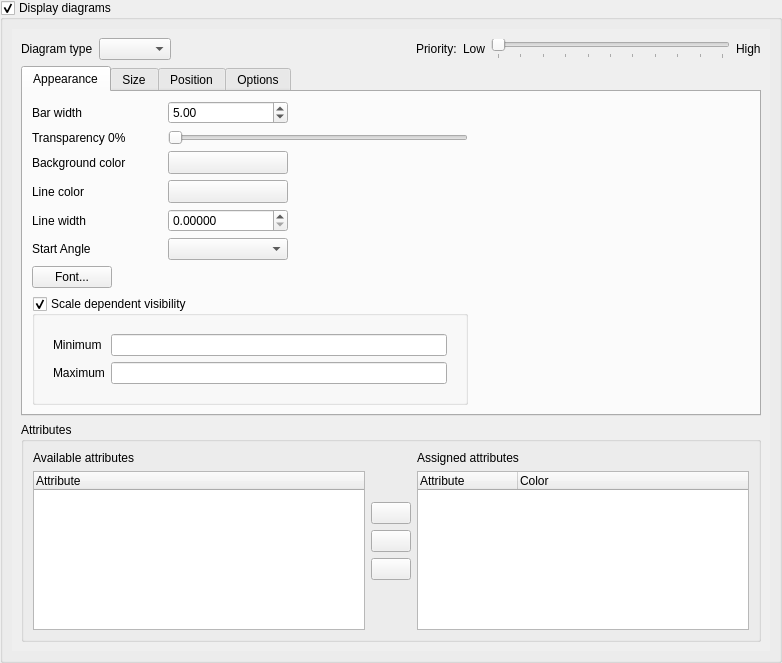
<?xml version="1.0" encoding="UTF-8"?>
<ui version="4.0">
 <class>QgsDiagramPropertiesBase</class>
 <widget class="QWidget" name="QgsDiagramPropertiesBase">
  <property name="geometry">
   <rect>
    <x>0</x>
    <y>0</y>
    <width>782</width>
    <height>663</height>
   </rect>
  </property>
  <layout class="QVBoxLayout" name="verticalLayout">
   <property name="leftMargin">
    <number>0</number>
   </property>
   <property name="topMargin">
    <number>0</number>
   </property>
   <property name="rightMargin">
    <number>0</number>
   </property>
   <property name="bottomMargin">
    <number>0</number>
   </property>
   <item>
    <widget class="QGroupBox" name="mDisplayDiagramsGroupBox">
     <property name="title">
      <string>Display diagrams</string>
     </property>
     <property name="checkable">
      <bool>true</bool>
     </property>
     <layout class="QVBoxLayout" name="verticalLayout_8">
      <item>
       <widget class="QScrollArea" name="mDiagramPropertiesScrollArea">
        <property name="frameShape">
         <enum>QFrame::NoFrame</enum>
        </property>
        <property name="frameShadow">
         <enum>QFrame::Plain</enum>
        </property>
        <property name="widgetResizable">
         <bool>true</bool>
        </property>
        <widget class="QWidget" name="mScrollAreaWidgetContents">
         <property name="geometry">
          <rect>
           <x>0</x>
           <y>0</y>
           <width>756</width>
           <height>627</height>
          </rect>
         </property>
         <layout class="QVBoxLayout" name="scrollAreaLayout">
          <item>
           <layout class="QHBoxLayout" name="diagramTypeAndPriorityLayout">
            <item>
             <widget class="QLabel" name="mTypeLabel">
              <property name="text">
               <string>Diagram type</string>
              </property>
             </widget>
            </item>
            <item>
             <widget class="QComboBox" name="mDiagramTypeComboBox"/>
            </item>
            <item>
             <spacer name="horizontalSpacer">
              <property name="orientation">
               <enum>Qt::Horizontal</enum>
              </property>
              <property name="sizeHint" stdset="0">
               <size>
                <width>20</width>
                <height>20</height>
               </size>
              </property>
             </spacer>
            </item>
            <item>
             <widget class="QLabel" name="mPriorityLabel">
              <property name="text">
               <string>Priority:</string>
              </property>
             </widget>
            </item>
            <item>
             <widget class="QLabel" name="mPriorityLowLabel">
              <property name="text">
               <string>Low</string>
              </property>
             </widget>
            </item>
            <item>
             <widget class="QSlider" name="mPrioritySlider">
              <property name="maximum">
               <number>10</number>
              </property>
              <property name="orientation">
               <enum>Qt::Horizontal</enum>
              </property>
              <property name="invertedAppearance">
               <bool>false</bool>
              </property>
              <property name="invertedControls">
               <bool>false</bool>
              </property>
              <property name="tickPosition">
               <enum>QSlider::TicksBelow</enum>
              </property>
              <property name="tickInterval">
               <number>1</number>
              </property>
             </widget>
            </item>
            <item>
             <widget class="QLabel" name="mPriorityHighLabel">
              <property name="text">
               <string>High</string>
              </property>
             </widget>
            </item>
           </layout>
          </item>
          <item>
           <layout class="QHBoxLayout" name="appearanceLayout"/>
          </item>
          <item>
           <widget class="QTabWidget" name="mDiagramPropertiesTabWidget">
            <property name="currentIndex">
             <number>0</number>
            </property>
            <widget class="QWidget" name="mDiagramPropertiesTabWidgetPage1">
             <attribute name="title">
              <string>Appearance</string>
             </attribute>
             <layout class="QGridLayout" name="gridLayout_8">
              <item row="0" column="0" rowspan="2">
               <layout class="QGridLayout" name="gridLayout">
                <item row="4" column="2">
                 <widget class="QgsColorButtonV2" name="mDiagramPenColorButton">
                  <property name="minimumSize">
                   <size>
                    <width>120</width>
                    <height>0</height>
                   </size>
                  </property>
                  <property name="maximumSize">
                   <size>
                    <width>120</width>
                    <height>16777215</height>
                   </size>
                  </property>
                  <property name="text">
                   <string/>
                  </property>
                 </widget>
                </item>
                <item row="3" column="1">
                 <widget class="QLabel" name="mBackgroundColorLabel">
                  <property name="text">
                   <string>Background color</string>
                  </property>
                 </widget>
                </item>
                <item row="4" column="1">
                 <widget class="QLabel" name="mPenColorLabel">
                  <property name="text">
                   <string>Line color</string>
                  </property>
                 </widget>
                </item>
                <item row="5" column="1">
                 <widget class="QLabel" name="mPenWidthLabel">
                  <property name="text">
                   <string>Line width</string>
                  </property>
                 </widget>
                </item>
                <item row="7" column="1">
                 <widget class="QPushButton" name="mDiagramFontButton">
                  <property name="sizePolicy">
                   <sizepolicy hsizetype="Fixed" vsizetype="Fixed">
                    <horstretch>0</horstretch>
                    <verstretch>0</verstretch>
                   </sizepolicy>
                  </property>
                  <property name="text">
                   <string>Font...</string>
                  </property>
                 </widget>
                </item>
                <item row="1" column="1">
                 <widget class="QLabel" name="mBarWidthLabel">
                  <property name="text">
                   <string>Bar width</string>
                  </property>
                 </widget>
                </item>
                <item row="2" column="1">
                 <widget class="QLabel" name="mTransparencyLabel">
                  <property name="minimumSize">
                   <size>
                    <width>130</width>
                    <height>0</height>
                   </size>
                  </property>
                  <property name="text">
                   <string>Transparency 0%</string>
                  </property>
                 </widget>
                </item>
                <item row="2" column="2" colspan="2">
                 <widget class="QSlider" name="mTransparencySlider">
                  <property name="minimumSize">
                   <size>
                    <width>300</width>
                    <height>0</height>
                   </size>
                  </property>
                  <property name="maximum">
                   <number>255</number>
                  </property>
                  <property name="orientation">
                   <enum>Qt::Horizontal</enum>
                  </property>
                 </widget>
                </item>
                <item row="1" column="2">
                 <widget class="QDoubleSpinBox" name="mBarWidthSpinBox">
                  <property name="minimum">
                   <double>0.010000000000000</double>
                  </property>
                  <property name="value">
                   <double>5.000000000000000</double>
                  </property>
                 </widget>
                </item>
                <item row="5" column="2">
                 <widget class="QDoubleSpinBox" name="mPenWidthSpinBox">
                  <property name="decimals">
                   <number>5</number>
                  </property>
                  <property name="maximum">
                   <double>99999.990000000005239</double>
                  </property>
                 </widget>
                </item>
                <item row="3" column="2">
                 <widget class="QgsColorButtonV2" name="mBackgroundColorButton">
                  <property name="minimumSize">
                   <size>
                    <width>120</width>
                    <height>0</height>
                   </size>
                  </property>
                  <property name="maximumSize">
                   <size>
                    <width>120</width>
                    <height>16777215</height>
                   </size>
                  </property>
                  <property name="text">
                   <string/>
                  </property>
                 </widget>
                </item>
                <item row="6" column="1">
                 <widget class="QLabel" name="mAngleOffsetLabel">
                  <property name="text">
                   <string>Start Angle</string>
                  </property>
                 </widget>
                </item>
                <item row="6" column="2">
                 <widget class="QComboBox" name="mAngleOffsetComboBox"/>
                </item>
               </layout>
              </item>
              <item row="2" column="0">
               <widget class="QGroupBox" name="mVisibilityGroupBox">
                <property name="toolTip">
                 <string>Only show diagrams with a size inside the specified range.</string>
                </property>
                <property name="whatsThis">
                 <string>Hide diagrams with a size outside the specified range.</string>
                </property>
                <property name="title">
                 <string>Scale dependent visibility</string>
                </property>
                <property name="checkable">
                 <bool>true</bool>
                </property>
                <layout class="QGridLayout" name="gridLayout_18">
                 <item row="1" column="1">
                  <widget class="QFrame" name="mScaleDependentVisibilityOptionsFrame">
                   <property name="frameShape">
                    <enum>QFrame::NoFrame</enum>
                   </property>
                   <property name="frameShadow">
                    <enum>QFrame::Plain</enum>
                   </property>
                   <layout class="QGridLayout" name="gridLayout_3">
                    <item row="0" column="0">
                     <widget class="QLabel" name="mMinimumDiagramScaleLabel">
                      <property name="text">
                       <string>Minimum</string>
                      </property>
                     </widget>
                    </item>
                    <item row="1" column="0">
                     <widget class="QLabel" name="mMaximumDiagramScaleLabel">
                      <property name="text">
                       <string>Maximum</string>
                      </property>
                     </widget>
                    </item>
                    <item row="0" column="1">
                     <widget class="QLineEdit" name="mMinimumDiagramScaleLineEdit"/>
                    </item>
                    <item row="1" column="1">
                     <widget class="QLineEdit" name="mMaximumDiagramScaleLineEdit"/>
                    </item>
                   </layout>
                  </widget>
                 </item>
                </layout>
               </widget>
              </item>
              <item row="0" column="1">
               <spacer name="horizontalSpacer_6">
                <property name="orientation">
                 <enum>Qt::Horizontal</enum>
                </property>
                <property name="sizeHint" stdset="0">
                 <size>
                  <width>0</width>
                  <height>20</height>
                 </size>
                </property>
               </spacer>
              </item>
             </layout>
            </widget>
            <widget class="QWidget" name="mDiagramPropertiesTabWidgetPage2">
             <attribute name="title">
              <string>Size</string>
             </attribute>
             <layout class="QGridLayout" name="gridLayout_7">
              <item row="1" column="0">
               <widget class="QCheckBox" name="mFixedSizeCheckBox">
                <property name="text">
                 <string>Fixed size</string>
                </property>
               </widget>
              </item>
              <item row="12" column="0">
               <spacer name="verticalSpacer_4">
                <property name="orientation">
                 <enum>Qt::Vertical</enum>
                </property>
                <property name="sizeHint" stdset="0">
                 <size>
                  <width>20</width>
                  <height>0</height>
                 </size>
                </property>
               </spacer>
              </item>
              <item row="4" column="0">
               <widget class="QLabel" name="mDiagramUnitsLabel">
                <property name="text">
                 <string>Size units</string>
                </property>
               </widget>
              </item>
              <item row="4" column="1">
               <widget class="QComboBox" name="mDiagramUnitComboBox"/>
              </item>
              <item row="1" column="1">
               <widget class="QDoubleSpinBox" name="mDiagramSizeSpinBox">
                <property name="enabled">
                 <bool>false</bool>
                </property>
                <property name="decimals">
                 <number>5</number>
                </property>
                <property name="maximum">
                 <double>9999999.990000000223517</double>
                </property>
               </widget>
              </item>
              <item row="1" column="2">
               <spacer name="horizontalSpacer_2">
                <property name="orientation">
                 <enum>Qt::Horizontal</enum>
                </property>
                <property name="sizeHint" stdset="0">
                 <size>
                  <width>0</width>
                  <height>20</height>
                 </size>
                </property>
               </spacer>
              </item>
              <item row="6" column="0" colspan="3">
               <widget class="QFrame" name="mLinearScaleFrame">
                <property name="frameShape">
                 <enum>QFrame::NoFrame</enum>
                </property>
                <property name="frameShadow">
                 <enum>QFrame::Plain</enum>
                </property>
                <layout class="QVBoxLayout" name="verticalLayout_3">
                 <property name="leftMargin">
                  <number>0</number>
                 </property>
                 <property name="topMargin">
                  <number>0</number>
                 </property>
                 <property name="rightMargin">
                  <number>0</number>
                 </property>
                 <property name="bottomMargin">
                  <number>0</number>
                 </property>
                 <item>
                  <widget class="QLabel" name="mLinearlyScalingLabel">
                   <property name="text">
                    <string>Scale linearly between 0 and the following attribute value / diagram size:</string>
                   </property>
                   <property name="wordWrap">
                    <bool>true</bool>
                   </property>
                  </widget>
                 </item>
                 <item>
                  <layout class="QHBoxLayout" name="mLinearlyScalingLayout">
                   <item>
                    <widget class="QWidget" name="mAttributeBasedScalingOptions" native="true">
                     <layout class="QHBoxLayout" name="horizontalLayout_2">
                      <property name="leftMargin">
                       <number>0</number>
                      </property>
                      <property name="topMargin">
                       <number>0</number>
                      </property>
                      <property name="rightMargin">
                       <number>0</number>
                      </property>
                      <property name="bottomMargin">
                       <number>0</number>
                      </property>
                      <item>
                       <widget class="QLabel" name="mSizeAttributeLabel">
                        <property name="text">
                         <string>Attribute</string>
                        </property>
                       </widget>
                      </item>
                      <item>
                       <widget class="QComboBox" name="mSizeAttributeComboBox">
                        <property name="sizePolicy">
                         <sizepolicy hsizetype="Expanding" vsizetype="Fixed">
                          <horstretch>0</horstretch>
                          <verstretch>0</verstretch>
                         </sizepolicy>
                        </property>
                       </widget>
                      </item>
                      <item>
                       <widget class="QPushButton" name="mSizeAttributeExpression">
                        <property name="enabled">
                         <bool>true</bool>
                        </property>
                        <property name="toolTip">
                         <string>Edit expression</string>
                        </property>
                        <property name="icon">
                         <iconset resource="../../images/images.qrc">
                          <normaloff>:/images/themes/default/mIconExpressionEditorOpen.svg</normaloff>:/images/themes/default/mIconExpressionEditorOpen.svg</iconset>
                        </property>
                        <property name="iconSize">
                         <size>
                          <width>24</width>
                          <height>16</height>
                         </size>
                        </property>
                       </widget>
                      </item>
                      <item>
                       <widget class="QPushButton" name="mFindMaximumValueButton">
                        <property name="text">
                         <string>Find maximum value</string>
                        </property>
                       </widget>
                      </item>
                      <item>
                       <widget class="QLineEdit" name="mValueLineEdit">
                        <property name="toolTip">
                         <string>The attribute value you enter here will correspond to the size entered in the field &quot;Size&quot; and the chosen &quot;Size unit&quot;.
Leave empty to automatically apply the maximum value.</string>
                        </property>
                       </widget>
                      </item>
                     </layout>
                    </widget>
                   </item>
                   <item>
                    <widget class="QLabel" name="mSizeLabel">
                     <property name="text">
                      <string>Size</string>
                     </property>
                    </widget>
                   </item>
                   <item>
                    <widget class="QSpinBox" name="mSizeSpinBox">
                     <property name="maximum">
                      <number>10000000</number>
                     </property>
                     <property name="value">
                      <number>50</number>
                     </property>
                    </widget>
                   </item>
                   <item>
                    <widget class="QLabel" name="mScaleDependencyLabel">
                     <property name="text">
                      <string>Scale</string>
                     </property>
                    </widget>
                   </item>
                   <item>
                    <widget class="QComboBox" name="mScaleDependencyComboBox"/>
                   </item>
                  </layout>
                 </item>
                 <item>
                  <widget class="QGroupBox" name="mIncreaseSmallDiagramsGroupBox">
                   <property name="toolTip">
                    <string>Will scale diagrams with a size smaller than the minimum size to the minimum size</string>
                   </property>
                   <property name="title">
                    <string>Increase size of small diagrams</string>
                   </property>
                   <property name="checkable">
                    <bool>true</bool>
                   </property>
                   <layout class="QHBoxLayout" name="horizontalLayout_3">
                    <item>
                     <widget class="QLabel" name="mIncreaseMinimumSizeLabel">
                      <property name="text">
                       <string>Minimum size</string>
                      </property>
                     </widget>
                    </item>
                    <item>
                     <widget class="QDoubleSpinBox" name="mIncreaseMinimumSizeSpinBox">
                      <property name="decimals">
                       <number>6</number>
                      </property>
                      <property name="maximum">
                       <double>100000.000000000000000</double>
                      </property>
                      <property name="singleStep">
                       <double>0.200000000000000</double>
                      </property>
                     </widget>
                    </item>
                    <item>
                     <spacer name="horizontalSpacer_5">
                      <property name="orientation">
                       <enum>Qt::Horizontal</enum>
                      </property>
                      <property name="sizeHint" stdset="0">
                       <size>
                        <width>0</width>
                        <height>20</height>
                       </size>
                      </property>
                     </spacer>
                    </item>
                   </layout>
                  </widget>
                 </item>
                </layout>
               </widget>
              </item>
             </layout>
            </widget>
            <widget class="QWidget" name="mDiagramPropertiesTabWidgetPage3">
             <attribute name="title">
              <string>Position</string>
             </attribute>
             <layout class="QGridLayout" name="gridLayout_2">
              <item row="0" column="0">
               <layout class="QGridLayout" name="gridLayout_4">
                <item row="0" column="0">
                 <widget class="QLabel" name="mPlacementLabel">
                  <property name="text">
                   <string>Placement</string>
                  </property>
                 </widget>
                </item>
                <item row="0" column="1">
                 <widget class="QComboBox" name="mPlacementComboBox"/>
                </item>
                <item row="1" column="0">
                 <widget class="QLabel" name="mLineOptionsLabel">
                  <property name="text">
                   <string>Line Options</string>
                  </property>
                 </widget>
                </item>
                <item row="1" column="1">
                 <widget class="QComboBox" name="mLineOptionsComboBox"/>
                </item>
                <item row="2" column="0">
                 <widget class="QLabel" name="mDiagramDistanceLabel">
                  <property name="text">
                   <string>Distance</string>
                  </property>
                 </widget>
                </item>
                <item row="2" column="1">
                 <widget class="QDoubleSpinBox" name="mDiagramDistanceSpinBox"/>
                </item>
               </layout>
              </item>
              <item row="4" column="0">
               <spacer name="verticalSpacer_2">
                <property name="orientation">
                 <enum>Qt::Vertical</enum>
                </property>
                <property name="sizeHint" stdset="0">
                 <size>
                  <width>20</width>
                  <height>40</height>
                 </size>
                </property>
               </spacer>
              </item>
              <item row="2" column="0">
               <widget class="QGroupBox" name="mDataDefinedPositionGroupBox">
                <property name="sizePolicy">
                 <sizepolicy hsizetype="Expanding" vsizetype="Preferred">
                  <horstretch>0</horstretch>
                  <verstretch>0</verstretch>
                 </sizepolicy>
                </property>
                <property name="title">
                 <string>Data defined position</string>
                </property>
                <property name="checkable">
                 <bool>true</bool>
                </property>
                <property name="checked">
                 <bool>false</bool>
                </property>
                <layout class="QGridLayout" name="gridLayout_5">
                 <item row="0" column="0" rowspan="2" colspan="3">
                  <widget class="QLabel" name="mXPosColLabel">
                   <property name="sizePolicy">
                    <sizepolicy hsizetype="Fixed" vsizetype="Preferred">
                     <horstretch>0</horstretch>
                     <verstretch>0</verstretch>
                    </sizepolicy>
                   </property>
                   <property name="text">
                    <string>x</string>
                   </property>
                  </widget>
                 </item>
                 <item row="1" column="2">
                  <widget class="QComboBox" name="mDataDefinedXComboBox">
                   <property name="sizePolicy">
                    <sizepolicy hsizetype="Expanding" vsizetype="Fixed">
                     <horstretch>0</horstretch>
                     <verstretch>0</verstretch>
                    </sizepolicy>
                   </property>
                  </widget>
                 </item>
                 <item row="2" column="0">
                  <widget class="QLabel" name="mYPosColLabel">
                   <property name="sizePolicy">
                    <sizepolicy hsizetype="Fixed" vsizetype="Preferred">
                     <horstretch>0</horstretch>
                     <verstretch>0</verstretch>
                    </sizepolicy>
                   </property>
                   <property name="text">
                    <string>y</string>
                   </property>
                  </widget>
                 </item>
                 <item row="2" column="2">
                  <widget class="QComboBox" name="mDataDefinedYComboBox">
                   <property name="sizePolicy">
                    <sizepolicy hsizetype="Expanding" vsizetype="Fixed">
                     <horstretch>0</horstretch>
                     <verstretch>0</verstretch>
                    </sizepolicy>
                   </property>
                  </widget>
                 </item>
                </layout>
               </widget>
              </item>
              <item row="2" column="1">
               <spacer name="horizontalSpacer_4">
                <property name="orientation">
                 <enum>Qt::Horizontal</enum>
                </property>
                <property name="sizeHint" stdset="0">
                 <size>
                  <width>0</width>
                  <height>20</height>
                 </size>
                </property>
               </spacer>
              </item>
              <item row="0" column="1">
               <spacer name="horizontalSpacer_3">
                <property name="orientation">
                 <enum>Qt::Horizontal</enum>
                </property>
                <property name="sizeHint" stdset="0">
                 <size>
                  <width>0</width>
                  <height>20</height>
                 </size>
                </property>
               </spacer>
              </item>
              <item row="3" column="0">
               <widget class="QPushButton" name="mEngineSettingsButton">
                <property name="text">
                 <string>Automated placement settings</string>
                </property>
               </widget>
              </item>
             </layout>
            </widget>
            <widget class="QWidget" name="mDiagramPropertiesTabOptions">
             <attribute name="title">
              <string>Options</string>
             </attribute>
             <layout class="QVBoxLayout" name="verticalLayout_2">
              <item>
               <widget class="QLabel" name="mLabelPlacementLabel">
                <property name="visible">
                 <bool>false</bool>
                </property>
                <property name="toolTip">
                 <UInt>0</UInt>
                </property>
                <property name="text">
                 <string>Label placement</string>
                </property>
               </widget>
              </item>
              <item>
               <widget class="QComboBox" name="mLabelPlacementComboBox">
                <property name="sizePolicy">
                 <sizepolicy hsizetype="Preferred" vsizetype="Fixed">
                  <horstretch>0</horstretch>
                  <verstretch>0</verstretch>
                 </sizepolicy>
                </property>
                <property name="maximumSize">
                 <size>
                  <width>200</width>
                  <height>16777215</height>
                 </size>
                </property>
                <property name="visible">
                 <bool>false</bool>
                </property>
               </widget>
              </item>
              <item>
               <widget class="QFrame" name="mOrientationFrame">
                <property name="frameShape">
                 <enum>QFrame::NoFrame</enum>
                </property>
                <property name="frameShadow">
                 <enum>QFrame::Plain</enum>
                </property>
                <layout class="QVBoxLayout" name="verticalLayout_4">
                 <item>
                  <widget class="QLabel" name="label_5">
                   <property name="text">
                    <string>Bar Orientation</string>
                   </property>
                  </widget>
                 </item>
                 <item>
                  <widget class="QRadioButton" name="mOrientationUpButton">
                   <property name="text">
                    <string>Up</string>
                   </property>
                   <property name="checked">
                    <bool>true</bool>
                   </property>
                   <attribute name="buttonGroup">
                    <string notr="true">mOrientationButtonGroup</string>
                   </attribute>
                  </widget>
                 </item>
                 <item>
                  <widget class="QRadioButton" name="mOrientationDownButton">
                   <property name="text">
                    <string>Down</string>
                   </property>
                   <attribute name="buttonGroup">
                    <string notr="true">mOrientationButtonGroup</string>
                   </attribute>
                  </widget>
                 </item>
                 <item>
                  <widget class="QRadioButton" name="mOrientationRightButton">
                   <property name="text">
                    <string>Right</string>
                   </property>
                   <attribute name="buttonGroup">
                    <string notr="true">mOrientationButtonGroup</string>
                   </attribute>
                  </widget>
                 </item>
                 <item>
                  <widget class="QRadioButton" name="mOrientationLeftButton">
                   <property name="text">
                    <string>Left</string>
                   </property>
                   <attribute name="buttonGroup">
                    <string notr="true">mOrientationButtonGroup</string>
                   </attribute>
                  </widget>
                 </item>
                </layout>
               </widget>
              </item>
              <item>
               <spacer name="verticalSpacer_3">
                <property name="orientation">
                 <enum>Qt::Vertical</enum>
                </property>
                <property name="sizeHint" stdset="0">
                 <size>
                  <width>20</width>
                  <height>0</height>
                 </size>
                </property>
               </spacer>
              </item>
             </layout>
            </widget>
           </widget>
          </item>
          <item>
           <widget class="QGroupBox" name="mAttributesGroupBox">
            <property name="title">
             <string>Attributes</string>
            </property>
            <layout class="QHBoxLayout" name="horizontalLayout">
             <item>
              <layout class="QVBoxLayout" name="availAttributesLayout">
               <item>
                <widget class="QLabel" name="label">
                 <property name="text">
                  <string>Available attributes</string>
                 </property>
                </widget>
               </item>
               <item>
                <widget class="QTreeWidget" name="mAttributesTreeWidget">
                 <property name="selectionMode">
                  <enum>QAbstractItemView::ExtendedSelection</enum>
                 </property>
                 <property name="indentation">
                  <number>0</number>
                 </property>
                 <property name="rootIsDecorated">
                  <bool>false</bool>
                 </property>
                 <property name="itemsExpandable">
                  <bool>false</bool>
                 </property>
                 <property name="expandsOnDoubleClick">
                  <bool>false</bool>
                 </property>
                 <property name="columnCount">
                  <number>1</number>
                 </property>
                 <column>
                  <property name="text">
                   <string notr="true">Attribute</string>
                  </property>
                 </column>
                </widget>
               </item>
              </layout>
             </item>
             <item>
              <layout class="QVBoxLayout" name="attributeButtonLayout">
               <item>
                <spacer name="verticalSpacer">
                 <property name="orientation">
                  <enum>Qt::Vertical</enum>
                 </property>
                 <property name="sizeHint" stdset="0">
                  <size>
                   <width>20</width>
                   <height>0</height>
                  </size>
                 </property>
                </spacer>
               </item>
               <item>
                <widget class="QPushButton" name="mAddAttributeExpression">
                 <property name="enabled">
                  <bool>true</bool>
                 </property>
                 <property name="toolTip">
                  <string>Add expression</string>
                 </property>
                 <property name="icon">
                  <iconset resource="../../images/images.qrc">
                   <normaloff>:/images/themes/default/mIconExpressionEditorOpen.svg</normaloff>:/images/themes/default/mIconExpressionEditorOpen.svg</iconset>
                 </property>
                 <property name="iconSize">
                  <size>
                   <width>24</width>
                   <height>16</height>
                  </size>
                 </property>
                </widget>
               </item>
               <item>
                <widget class="QPushButton" name="mAddCategoryPushButton">
                 <property name="sizePolicy">
                  <sizepolicy hsizetype="Minimum" vsizetype="Fixed">
                   <horstretch>0</horstretch>
                   <verstretch>0</verstretch>
                  </sizepolicy>
                 </property>
                 <property name="text">
                  <string/>
                 </property>
                 <property name="icon">
                  <iconset resource="../../images/images.qrc">
                   <normaloff>:/images/themes/default/symbologyAdd.png</normaloff>:/images/themes/default/symbologyAdd.png</iconset>
                 </property>
                </widget>
               </item>
               <item>
                <widget class="QPushButton" name="mRemoveCategoryPushButton">
                 <property name="sizePolicy">
                  <sizepolicy hsizetype="Minimum" vsizetype="Fixed">
                   <horstretch>0</horstretch>
                   <verstretch>0</verstretch>
                  </sizepolicy>
                 </property>
                 <property name="text">
                  <string/>
                 </property>
                 <property name="icon">
                  <iconset resource="../../images/images.qrc">
                   <normaloff>:/images/themes/default/symbologyRemove.png</normaloff>:/images/themes/default/symbologyRemove.png</iconset>
                 </property>
                </widget>
               </item>
               <item>
                <spacer name="verticalSpacer_5">
                 <property name="orientation">
                  <enum>Qt::Vertical</enum>
                 </property>
                 <property name="sizeHint" stdset="0">
                  <size>
                   <width>20</width>
                   <height>0</height>
                  </size>
                 </property>
                </spacer>
               </item>
              </layout>
             </item>
             <item>
              <layout class="QVBoxLayout" name="assignedAttributesLayout">
               <item>
                <widget class="QLabel" name="Assigened">
                 <property name="text">
                  <string>Assigned attributes</string>
                 </property>
                </widget>
               </item>
               <item>
                <widget class="QTreeWidget" name="mDiagramAttributesTreeWidget">
                 <property name="toolTip">
                  <string>Drag and drop to reorder</string>
                 </property>
                 <property name="dragEnabled">
                  <bool>true</bool>
                 </property>
                 <property name="dragDropMode">
                  <enum>QAbstractItemView::InternalMove</enum>
                 </property>
                 <property name="defaultDropAction">
                  <enum>Qt::TargetMoveAction</enum>
                 </property>
                 <property name="selectionMode">
                  <enum>QAbstractItemView::ExtendedSelection</enum>
                 </property>
                 <property name="indentation">
                  <number>0</number>
                 </property>
                 <property name="rootIsDecorated">
                  <bool>false</bool>
                 </property>
                 <property name="itemsExpandable">
                  <bool>false</bool>
                 </property>
                 <property name="columnCount">
                  <number>2</number>
                 </property>
                 <column>
                  <property name="text">
                   <string>Attribute</string>
                  </property>
                 </column>
                 <column>
                  <property name="text">
                   <string>Color</string>
                  </property>
                 </column>
                </widget>
               </item>
              </layout>
             </item>
            </layout>
           </widget>
          </item>
         </layout>
        </widget>
       </widget>
      </item>
     </layout>
    </widget>
   </item>
  </layout>
 </widget>
 <customwidgets>
  <customwidget>
   <class>QgsColorButtonV2</class>
   <extends>QToolButton</extends>
   <header>qgscolorbuttonv2.h</header>
   <container>1</container>
  </customwidget>
 </customwidgets>
 <tabstops>
  <tabstop>mDisplayDiagramsGroupBox</tabstop>
  <tabstop>mDiagramPropertiesScrollArea</tabstop>
  <tabstop>mDiagramTypeComboBox</tabstop>
  <tabstop>mPrioritySlider</tabstop>
  <tabstop>mDiagramPropertiesTabWidget</tabstop>
  <tabstop>mBarWidthSpinBox</tabstop>
  <tabstop>mTransparencySlider</tabstop>
  <tabstop>mBackgroundColorButton</tabstop>
  <tabstop>mDiagramPenColorButton</tabstop>
  <tabstop>mPenWidthSpinBox</tabstop>
  <tabstop>mAngleOffsetComboBox</tabstop>
  <tabstop>mDiagramFontButton</tabstop>
  <tabstop>mVisibilityGroupBox</tabstop>
  <tabstop>mMinimumDiagramScaleLineEdit</tabstop>
  <tabstop>mMaximumDiagramScaleLineEdit</tabstop>
  <tabstop>mFixedSizeCheckBox</tabstop>
  <tabstop>mDiagramSizeSpinBox</tabstop>
  <tabstop>mDiagramUnitComboBox</tabstop>
  <tabstop>mSizeAttributeComboBox</tabstop>
  <tabstop>mSizeAttributeExpression</tabstop>
  <tabstop>mFindMaximumValueButton</tabstop>
  <tabstop>mValueLineEdit</tabstop>
  <tabstop>mSizeSpinBox</tabstop>
  <tabstop>mScaleDependencyComboBox</tabstop>
  <tabstop>mIncreaseSmallDiagramsGroupBox</tabstop>
  <tabstop>mIncreaseMinimumSizeSpinBox</tabstop>
  <tabstop>mPlacementComboBox</tabstop>
  <tabstop>mLineOptionsComboBox</tabstop>
  <tabstop>mDiagramDistanceSpinBox</tabstop>
  <tabstop>mDataDefinedPositionGroupBox</tabstop>
  <tabstop>mDataDefinedXComboBox</tabstop>
  <tabstop>mDataDefinedYComboBox</tabstop>
  <tabstop>mEngineSettingsButton</tabstop>
  <tabstop>mOrientationUpButton</tabstop>
  <tabstop>mOrientationDownButton</tabstop>
  <tabstop>mOrientationRightButton</tabstop>
  <tabstop>mOrientationLeftButton</tabstop>
  <tabstop>mAttributesTreeWidget</tabstop>
  <tabstop>mAddAttributeExpression</tabstop>
  <tabstop>mAddCategoryPushButton</tabstop>
  <tabstop>mRemoveCategoryPushButton</tabstop>
  <tabstop>mDiagramAttributesTreeWidget</tabstop>
 </tabstops>
 <resources>
  <include location="../../images/images.qrc"/>
 </resources>
 <connections>
  <connection>
   <sender>mFixedSizeCheckBox</sender>
   <signal>toggled(bool)</signal>
   <receiver>mDiagramSizeSpinBox</receiver>
   <slot>setEnabled(bool)</slot>
   <hints>
    <hint type="sourcelabel">
     <x>48</x>
     <y>122</y>
    </hint>
    <hint type="destinationlabel">
     <x>78</x>
     <y>122</y>
    </hint>
   </hints>
  </connection>
  <connection>
   <sender>mFixedSizeCheckBox</sender>
   <signal>toggled(bool)</signal>
   <receiver>mLinearScaleFrame</receiver>
   <slot>setDisabled(bool)</slot>
   <hints>
    <hint type="sourcelabel">
     <x>48</x>
     <y>122</y>
    </hint>
    <hint type="destinationlabel">
     <x>77</x>
     <y>132</y>
    </hint>
   </hints>
  </connection>
 </connections>
 <buttongroups>
  <buttongroup name="mOrientationButtonGroup"/>
 </buttongroups>
</ui>
